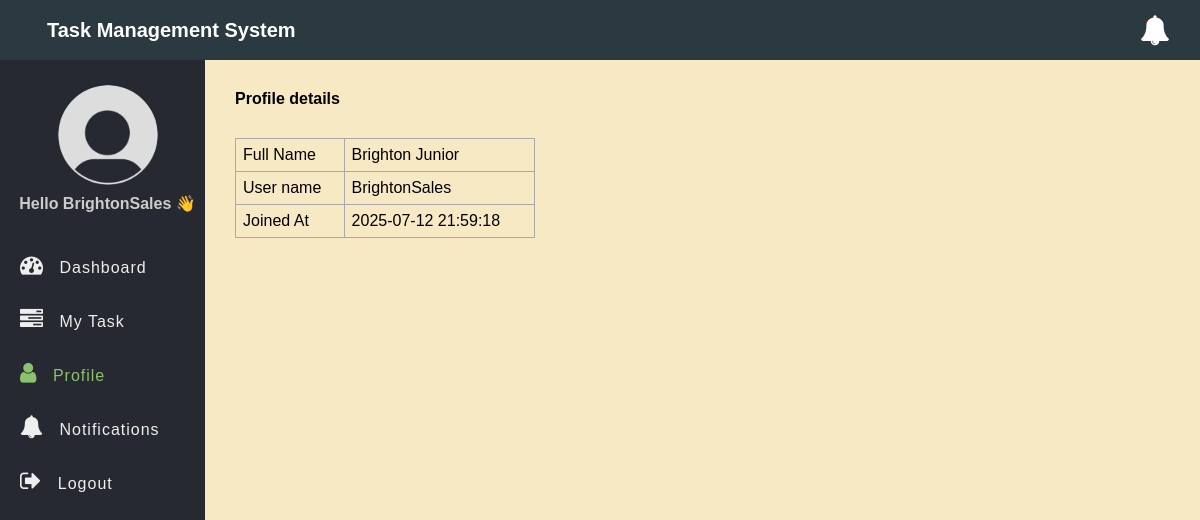
Screenshot of /profile.php (signed in) with the database file from the repository.
### tables this page shows
CREATE TABLE `users` (
  `id` int(11) NOT NULL,
  `full_name` varchar(50) NOT NULL,
  `username` varchar(50) NOT NULL,
  `email` varchar(255) NOT NULL,
  `password` varchar(255) NOT NULL,
  `role` enum('admin','employee') NOT NULL,
  `created_at` timestamp NOT NULL DEFAULT current_timestamp()
);

### app/Model/User.php (called while the page is built, shortened)
<?php
function get_user_by_id($conn, $id){
	$sql = "SELECT * FROM users WHERE id =? ";
	$stmt = $conn->prepare($sql);
	$stmt->execute([$id]);
	if($stmt->rowCount() > 0){
		$user = $stmt->fetch();
	}else $user = 0;
	return $user;
}

### profile.php (the view, shortened to what this page needs)
<?php
if (isset($_SESSION['role']) && isset($_SESSION['id']) && $_SESSION['role'] == "employee") {
    include "DB_connection.php";
    include "app/Model/User.php";
    $user = get_user_by_id($conn, $_SESSION['id']);
 ?>
<!DOCTYPE html>
<html>
<head>
	<link rel="stylesheet" href="https://stackpath.bootstrapcdn.com/font-awesome/4.7.0/css/font-awesome.min.css">
	<link rel="stylesheet" href="css/style.css">
</head>
<body>
	<?php include "inc/header.php" ?>
	<div class="body">
		<?php include "inc/nav.php" ?>
		<section class="section-1">
			<h4 class="title">Profile details</h4>
         <table class="main-table" style="max-width: 300px;">
				<tr>
					<td>Full Name</td>
					<td><?=$user['full_name']?></td>
				</tr>
				<tr>
					<td>User name</td>
					<td><?=$user['username']?></td>
				</tr>
				<tr>
					<td>Joined At</td>
					<td><?=$user['created_at']?></td>
				</tr>
			</table>
		</section>
	</div>
</body>
</html>
<?php }else{
   $em = "First login";
   header("Location: login.php?error=$em");
   exit();
}
 ?>

### css/style.css (style rules this page uses)
* { padding: 0; margin: 0; box-sizing: border-box; font-family: arial, sans-serif; }
.body { display: flex; }
.section-1 { padding: 30px; width: 100%; background: #f7e9c4 !important; }
.section-1 .title { margin-bottom: 10px; }
.main-table, .main-table tr, .main-table th, .main-table td { border: 1px solid #aaa; border-collapse: collapse; padding: 7px; }
.main-table { width: 90%; margin-top: 30px; }

### rows the page displays
users: full_name "Brighton Junior", username "BrightonSales", created_at "2025-07-12 21:59:18"

### other values shown
$_SESSION['username'] "BrightonSales"
